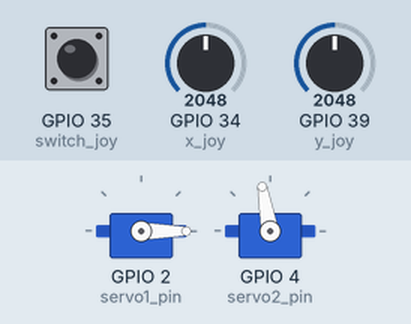
This program was run on a simulated ESP32. On the bench: 2 × servo. The test bench sets the inputs (shaded band); at power-on: GPIO 34 (x_joy) = 2048, GPIO 39 (y_joy) = 2048, GPIO 35 (switch_joy) HIGH. What the program prints to the serial monitor is not drawn.

Above: at 1.2 s.
1.3 s: GPIO 34 (x_joy) set to 2756
2.8 s: GPIO 34 (x_joy) set to 2868
At 4.2 s:
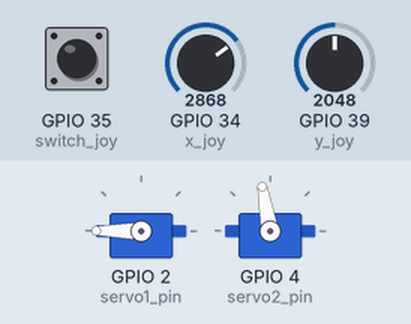
4.6 s: GPIO 39 (y_joy) set to 2756
6.1 s: GPIO 39 (y_joy) set to 2861
At 6.9 s:
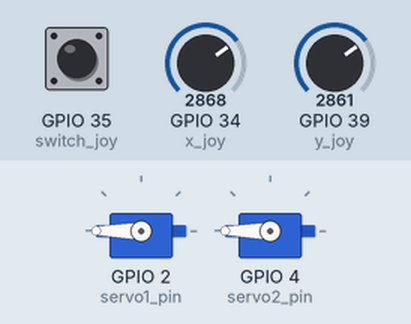
7.7 s: GPIO 34 (x_joy) set to 1228
9.2 s: GPIO 34 (x_joy) set to 1150
At 9.37 s:
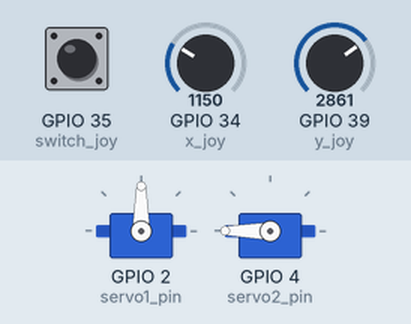
At 9.8 s:
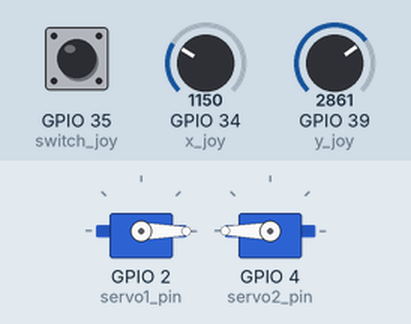
Timing chart, 0 to 12.0 s (numbered marks = the images above; inputs shaded):
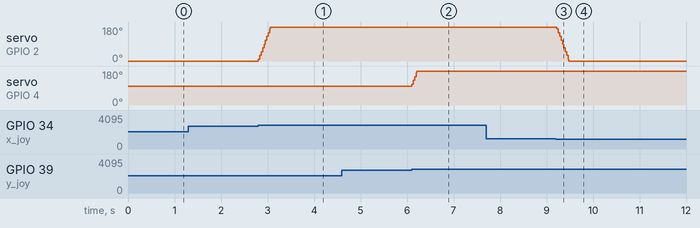

The program:

main.cpp
```cpp
//Definiciones de los Pines

// ENTRADAS (JOYSTICK ANALÓGICO)
//const int switch_joy  = 35;  // Pin D35 del ESP32 (GPIO25)  (Pin de Señal para controlar el switch del joystick para retomar a la posición seteada)
//const int x_joy = 34;  // Pin D34 del ESP32 (GPIO34)  (Pin de Señal para controlar la dirección en el eje x)
//const int y_joy = 39;  // Pin VN del ESP32  (GPIO39)  (Pin de Señal para controlar la dirección en el eje y)

// SALIDAS (SERVOMOTORES)
//const int servo1_pin = 2;     // Pin D2 del ESP32  (GPIO2)   (Pin de Señal para el servomotor que controla la rotación en x)
//const int servo2_pin = 4;     // Pin D4 del ESP32  (GPIO4)   (Pin de Señal para el servomotor que controla la rotación en y)

//SISTEMA EMBEBIDO: ESP32 DEVKIT V1 de 30 Pines
//Codigo FINAL

// Libreria para controlar los servos en una ESP32
// https://github.com/jkb-git/ESP32Servo

#include <ESP32Servo.h>
#include <Arduino.h>

//GPIO PARA LAS ENTRADAS Y SALIDAS

const int switch_joy = 35;
const int x_joy = 34;
const int y_joy = 39;
const int servo1_pin = 2;
const int servo2_pin = 4;

// POSICIÓN EN GRADOS DE LOS EJES "X" Y "Y"

int x_pos;
int y_pos;

// ÁNGULOS INICIALES DE LOS EJES "X" Y "Y"

int initial_position = 0;     // ángulo Inicial en grados para el eje "X"
int initial_position1 = 100 ; // ángulo Inicial en grados para el eje "Y"

// CREACIÓN DE LOS OBJETOS DESDE LA LIBRERIA <ESP32Servo.h>

Servo servo1; //Un servo para el eje "X" se activa creando una instancia de la clase ESP32Servo
Servo servo2; //Un servo para el eje "Y" se activa creando una instancia de la clase ESP32Servo


void setup ( ) {
    // Inicializar la comunicación serie a una velocidad de transmisión de 9600 baudios.
    Serial.begin(115200);
    // Configurar los pines específicos como una entrada
    pinMode (x_joy, INPUT) ;
    pinMode (y_joy, INPUT) ;
    pinMode(switch_joy , INPUT_PULLUP);
    //Un servo se activa creando una instancia de la clase Servo
    //y pasando el pin GPIO deseado al método attach().
    servo1.attach (servo1_pin);
    servo2.attach (servo2_pin);
    // Se fija la frecuencia de los servomotores en 50Hz
    servo1.setPeriodHertz(50);
    servo2.setPeriodHertz(50);
    // Se utiliza la función servo.write() para controlar la posición angular inicial de los servos.
    servo1.write(initial_position);
    servo2.write(initial_position1);
}


void loop ( )
{
    // Lectura de los valores de los pines analógicos del joystick.
    int x_pos = analogRead(x_joy) ;
    int y_pos = analogRead(y_joy) ;
    int buttonState = digitalRead(switch_joy);
    // Dado que se utilizará para la lógica del programa
    // los valores del joystick de 10 bits
    // Se realiza un escalado de valores de 12 bits a 10 bits de la lectura analógica
    // Del ADC para la configuración de "x_pos" y "y_pos"
    x_pos = (x_pos )*(1024)/(4096) ;
    y_pos = (y_pos )*(1024)/(4096) ;
    Serial.print("x_pos");
    Serial.println(x_pos);
    Serial.print("y_pos");
    Serial.println(y_pos);

if (buttonState == 0){
  servo1.write(0) ;  // ángulo Inicial en grados para el eje "X"
  servo2.write(100) ; // ángulo Inicial en grados para el eje "Y"
  delay(1000);
  } else {
   // Mantener la misma posición configurada por el usuario
    }

// Configuración para el Servomotor del Eje "X"
if (x_pos < 300){
   if (initial_position < 10)
{
  // Mantener la misma posición configurada por el usuario
 }
else
{
  // Cambiar la posición inicial en -10 grados para girar el servomotor
  initial_position = initial_position -10;
  Serial.print("Initial");
  Serial.println(initial_position);
  servo1.write ( initial_position ) ;
  delay (15) ; }
  }
  if (x_pos > 700)
  {
    if (initial_position > 180)
    {
      // Mantener la misma posición configurada por el usuario
    }
else {
    // Cambiar la posición inicial en +10 grados para girar el servomotor
    initial_position = initial_position + 10;
    servo1.write ( initial_position ) ;
    delay (15) ;
  }
Serial.print(" PosX");
Serial.println(initial_position);
}
// Configuración para el Servomotor del Eje "Y"
if (y_pos < 300){
   if (initial_position1 < 10)
    {
      // Mantener la misma posición configurada por el usuario
     }
else
{
   // Cambiar la posición inicial en -10 grados para girar el servomotor
  initial_position1 = initial_position1 - 10;
  servo2.write ( initial_position1 ) ;
  delay (15) ;
  }

  }
  if (y_pos > 700)
  {
    if (initial_position1 > 180)
    {
       // Mantener la misma posición configurada por el usuario
    }
else {
  // Cambiar la posición inicial en +10 grados para girar el servomotor
  initial_position1 = initial_position1 + 10;
  servo2.write ( initial_position1 ) ;
  delay (15);
}
Serial.print(" PosX");
Serial.println(initial_position1);
}
 }
```

Measured:
- the behaviour switches between 2803 and 2804 on GPIO 34 (x_joy) (found by bisection; images 0 and 1)
- the behaviour switches between 2803 and 2804 on GPIO 39 (y_joy) (found by bisection; images 1 and 2)
- the behaviour switches between 1200 and 1199 on GPIO 34 (x_joy) (found by bisection; images 2 and 3)
- after the input at 2.8 s, servo on GPIO 2 (servo1_pin): moves from 0° to 180° over 0.26 s, starting at once
- after the input at 6.1 s, servo on GPIO 4 (servo2_pin): 100° → 180° at once
- after the input at 9.2 s, servo on GPIO 2 (servo1_pin): moves from 180° to 0° over 0.26 s, starting at once
